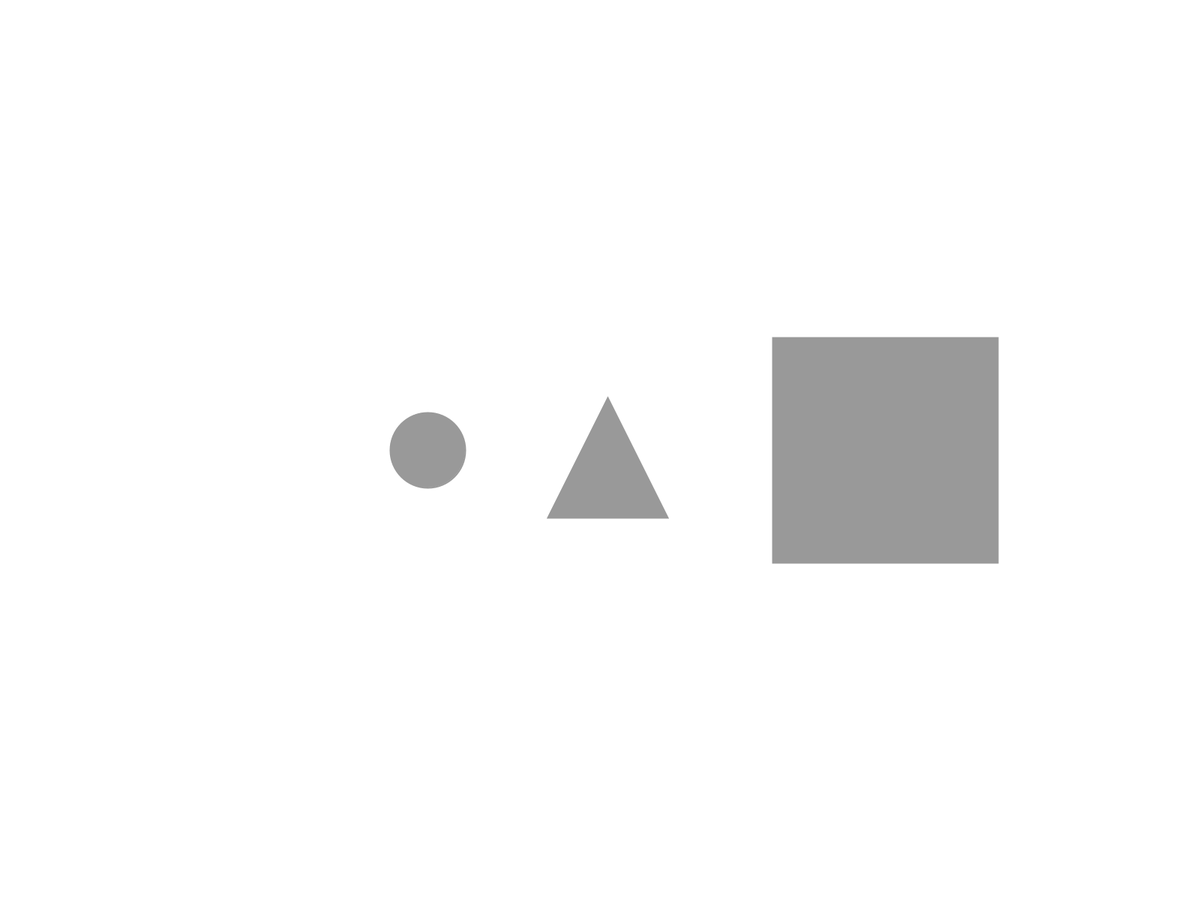
Frame 1 (no input)
Frame 60 (the mouse pressed at the canvas centre just before this capture): identical to frame 1, image omitted
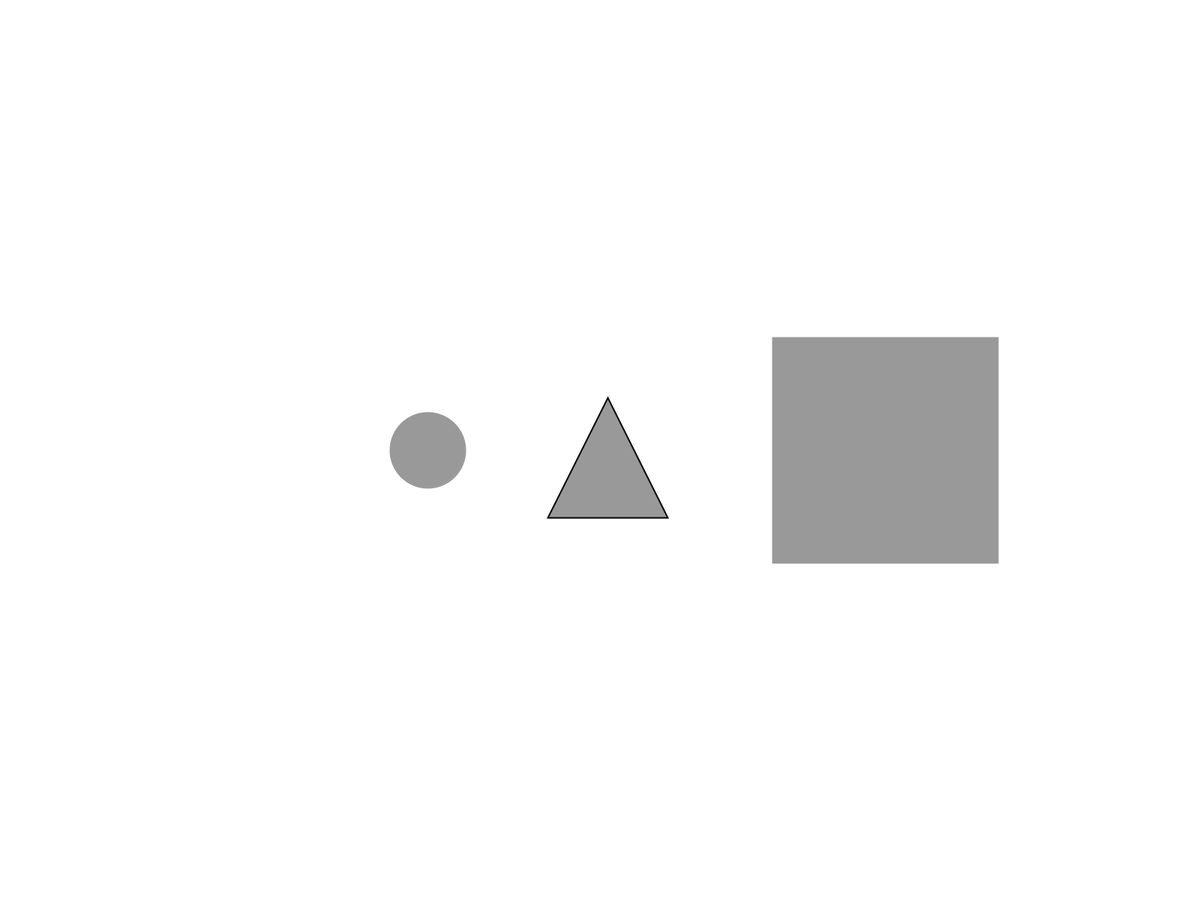
Frame 120 (the mouse held since frame 60 and released just before this capture)

The Processing sketch that drew these frames (run headless with seeded random() and noise(); from frame 60 on, the mouse is pressed at the canvas centre):

// Processing sketch: info_basis2_1
// ── info_basis2_1.pde
CircleObj circleObj = new CircleObj();
RectObj rectObj = new RectObj();
AngleObj angleObj = new AngleObj();

void setup() {
    fullScreen();
    frameRate(120);
    strokeWeight(2);
    background(255);
    float centerX = width / 2;
    float centerY = height / 2;
    angleObj.bx = centerX - angleObj.objSize / 2;
    angleObj.by = centerY - angleObj.objSize / 2;
    rectObj.bx = centerX + angleObj.objSize + 200;
    rectObj.by = centerY;
    circleObj.bx = centerX - angleObj.objSize - 50;
    circleObj.by = centerY;
}


void draw() {
    background(255);
    circleObj.display(1.0);
    rectObj.display(1.0);
    angleObj.display(1.0);
}

void mousePressed() {
    if (circleObj.isSelected()) {
        circleObj.mousePressed();
    } else if (rectObj.isSelected()) {
        rectObj.mousePressed();
    } else if (angleObj.isSelected()) {
        angleObj.mousePressed();
    }
}

void mouseDragged() {
    if (circleObj.isSelected()) {
        circleObj.mouseDragged();
    } else if (rectObj.isSelected()) {
        rectObj.mouseDragged();
    } else if (angleObj.isSelected()) {
        angleObj.mouseDragged();
    }
}

void mouseReleased() {
    circleObj.mouseReleased();
    rectObj.mouseReleased();
    angleObj.mouseReleased();
}

// ── AngleObj.pde
class AngleObj extends BaseObject {
    AngleObj() {
        this.objectKind = this.ANGLE;
        this.objSize = 180;
    }

    boolean isSelected() {
        if (mouseX > this.bx-this.objSize &&
             mouseX < this.bx+this.objSize &&
              mouseY > this.by-this.objSize &&
               mouseY < this.by+this.objSize) {
            return true;
        } else {
            return false;
        }
    }

    void mouseDragged() {
        if(this.locked) {
            this.bx = mouseX - this.xOffset;
            this.by = mouseY - this.yOffset;
        }
    }

    void display(float offset) {
        this.mouseOver();
        triangle(
            100+bx,
            20+by,
            this.objSize+bx,
            this.objSize+by,
            20+bx,
            this.objSize+by);
    }
}

// ── BaseObject.pde
abstract class BaseObject {
    int CIRCLE = 1;
    int ANGLE = 2;
    int RECT = 3;
    int objectKind;
    int objSize;
    int statndardSize = 100;
    float easing;
    float bx;
    float by;
    float xOffset = 0.0;
    float yOffset = 0.0;
    boolean overObj = false;
    boolean locked = false;

    abstract void display(float offset);

    boolean isSelected() {
        if (mouseX > this.bx-this.objSize/2 &&
             mouseX < this.bx+this.objSize/2 &&
              mouseY > this.by-this.objSize/2 &&
               mouseY < this.by+this.objSize/2) {
            return true;
        } else {
            return false;
        }
    }

    void mouseDragged() {
        if (locked) {
            float targetX = mouseX;
            float dx = targetX - this.bx;
            this.bx += dx * easing;

            float targetY = mouseY;
            float dy = targetY - this.by;
            this.by += dy * easing;
        }
    }

    void mousePressed() {
        if(this.overObj) {
            this.locked = true;
            fill(255, 255, 255);
        } else {
            this.locked = false;
        }
        this.xOffset = mouseX-this.bx;
        this.yOffset = mouseY-this.by;
    }

    void mouseReleased() {
        this.locked = false;
    }

    void mouseOver() {
        if (this.isSelected()) {
            this.overObj = true;
            if(!this.locked) {
                stroke(0);
                fill(153);
            }
        } else {
            stroke(153);
            fill(153);
            this.overObj = false;
        }
    }
}

// ── CircleObj.pde
class CircleObj extends BaseObject {
    CircleObj() {
        this.objectKind = this.CIRCLE;
        this.objSize = 100;
        easing = 0.5f;
    }

    void display(float offset) {
        this.mouseOver();

        ellipse(this.bx, this.by, this.objSize, this.objSize);
    }

}

// ── RectObj.pde
class RectObj extends BaseObject {
    RectObj() {
        this.objectKind = this.RECT;
        this.objSize = 300;
        this.easing = 0.01f;
    }

    void display(float offset) {
        rectMode(CENTER);
        this.mouseOver();
        rect(this.bx, this.by, this.objSize, this.objSize);
    }
}
